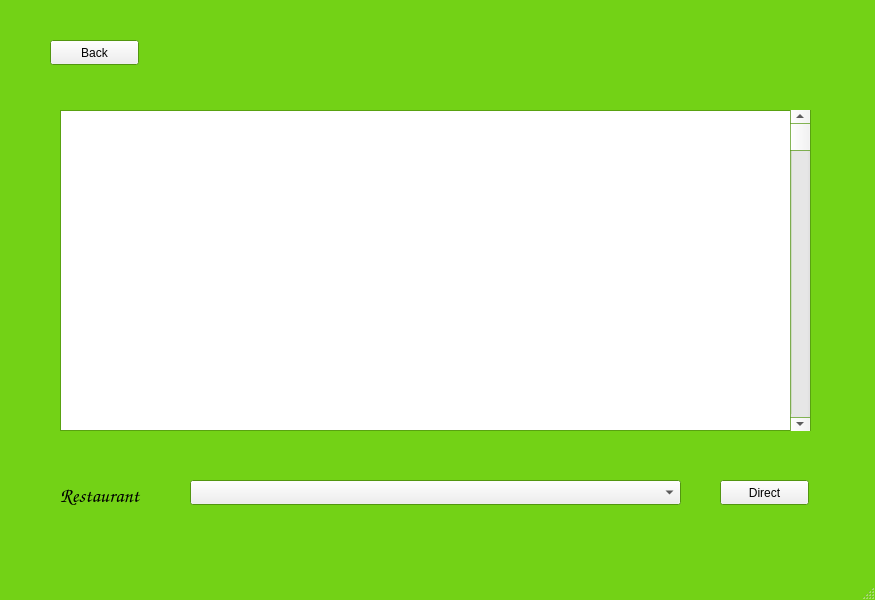
<?xml version="1.0" encoding="UTF-8"?>
<ui version="4.0">
 <class>MainWindow</class>
 <widget class="QMainWindow" name="MainWindow">
  <property name="geometry">
   <rect>
    <x>0</x>
    <y>0</y>
    <width>875</width>
    <height>600</height>
   </rect>
  </property>
  <property name="palette">
   <palette>
    <active>
     <colorrole role="Base">
      <brush brushstyle="SolidPattern">
       <color alpha="255">
        <red>255</red>
        <green>255</green>
        <blue>255</blue>
       </color>
      </brush>
     </colorrole>
     <colorrole role="Window">
      <brush brushstyle="SolidPattern">
       <color alpha="255">
        <red>115</red>
        <green>210</green>
        <blue>22</blue>
       </color>
      </brush>
     </colorrole>
    </active>
    <inactive>
     <colorrole role="Base">
      <brush brushstyle="SolidPattern">
       <color alpha="255">
        <red>255</red>
        <green>255</green>
        <blue>255</blue>
       </color>
      </brush>
     </colorrole>
     <colorrole role="Window">
      <brush brushstyle="SolidPattern">
       <color alpha="255">
        <red>115</red>
        <green>210</green>
        <blue>22</blue>
       </color>
      </brush>
     </colorrole>
    </inactive>
    <disabled>
     <colorrole role="Base">
      <brush brushstyle="SolidPattern">
       <color alpha="255">
        <red>115</red>
        <green>210</green>
        <blue>22</blue>
       </color>
      </brush>
     </colorrole>
     <colorrole role="Window">
      <brush brushstyle="SolidPattern">
       <color alpha="255">
        <red>115</red>
        <green>210</green>
        <blue>22</blue>
       </color>
      </brush>
     </colorrole>
    </disabled>
   </palette>
  </property>
  <property name="windowTitle">
   <string>MainWindow</string>
  </property>
  <widget class="QWidget" name="centralwidget">
   <widget class="QLabel" name="label">
    <property name="geometry">
     <rect>
      <x>20</x>
      <y>20</y>
      <width>831</width>
      <height>531</height>
     </rect>
    </property>
    <property name="palette">
     <palette>
      <active>
       <colorrole role="Base">
        <brush brushstyle="SolidPattern">
         <color alpha="255">
          <red>255</red>
          <green>255</green>
          <blue>255</blue>
         </color>
        </brush>
       </colorrole>
       <colorrole role="Window">
        <brush brushstyle="SolidPattern">
         <color alpha="255">
          <red>173</red>
          <green>127</green>
          <blue>168</blue>
         </color>
        </brush>
       </colorrole>
      </active>
      <inactive>
       <colorrole role="Base">
        <brush brushstyle="SolidPattern">
         <color alpha="255">
          <red>255</red>
          <green>255</green>
          <blue>255</blue>
         </color>
        </brush>
       </colorrole>
       <colorrole role="Window">
        <brush brushstyle="SolidPattern">
         <color alpha="255">
          <red>173</red>
          <green>127</green>
          <blue>168</blue>
         </color>
        </brush>
       </colorrole>
      </inactive>
      <disabled>
       <colorrole role="Base">
        <brush brushstyle="SolidPattern">
         <color alpha="255">
          <red>173</red>
          <green>127</green>
          <blue>168</blue>
         </color>
        </brush>
       </colorrole>
       <colorrole role="Window">
        <brush brushstyle="SolidPattern">
         <color alpha="255">
          <red>173</red>
          <green>127</green>
          <blue>168</blue>
         </color>
        </brush>
       </colorrole>
      </disabled>
     </palette>
    </property>
    <property name="text">
     <string/>
    </property>
    <property name="pixmap">
     <pixmap>../Images/sight1.jpg</pixmap>
    </property>
   </widget>
   <widget class="QTableView" name="tableView">
    <property name="geometry">
     <rect>
      <x>60</x>
      <y>110</y>
      <width>751</width>
      <height>321</height>
     </rect>
    </property>
   </widget>
   <widget class="QScrollBar" name="verticalScrollBar">
    <property name="geometry">
     <rect>
      <x>790</x>
      <y>110</y>
      <width>20</width>
      <height>321</height>
     </rect>
    </property>
    <property name="orientation">
     <enum>Qt::Vertical</enum>
    </property>
   </widget>
   <widget class="QComboBox" name="comboBox">
    <property name="geometry">
     <rect>
      <x>190</x>
      <y>480</y>
      <width>491</width>
      <height>25</height>
     </rect>
    </property>
   </widget>
   <widget class="QLabel" name="label_3">
    <property name="geometry">
     <rect>
      <x>60</x>
      <y>480</y>
      <width>91</width>
      <height>31</height>
     </rect>
    </property>
    <property name="font">
     <font>
      <family>URW Chancery L</family>
      <pointsize>15</pointsize>
      <italic>true</italic>
     </font>
    </property>
    <property name="text">
     <string>Restaurant</string>
    </property>
   </widget>
   <widget class="QPushButton" name="pushButton">
    <property name="geometry">
     <rect>
      <x>720</x>
      <y>480</y>
      <width>89</width>
      <height>25</height>
     </rect>
    </property>
    <property name="text">
     <string>Direct</string>
    </property>
   </widget>
   <widget class="QPushButton" name="pushButton_2">
    <property name="geometry">
     <rect>
      <x>50</x>
      <y>40</y>
      <width>89</width>
      <height>25</height>
     </rect>
    </property>
    <property name="text">
     <string>Back</string>
    </property>
   </widget>
  </widget>
  <widget class="QStatusBar" name="statusbar"/>
 </widget>
 <resources/>
 <connections/>
</ui>
